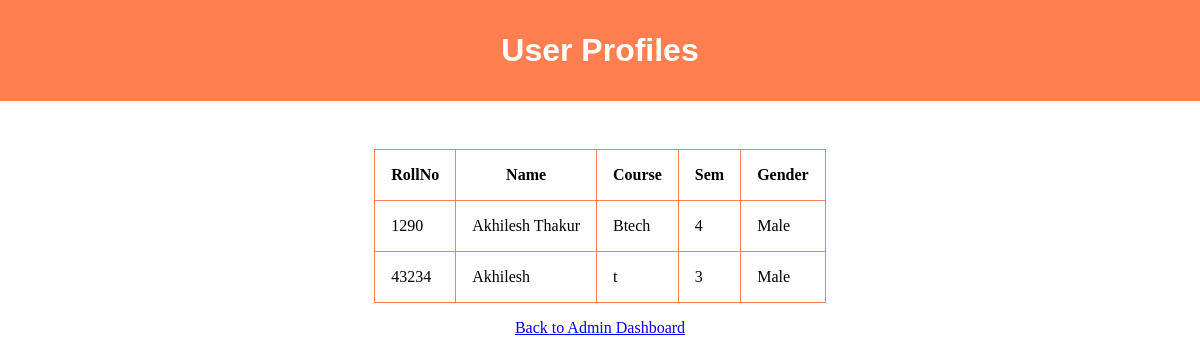
The app's page /admin/userprofiles.php (signed in) with its own data.
### tables this page shows
CREATE TABLE `user` (
  `rollno` int(200) NOT NULL,
  `username` varchar(200) NOT NULL,
  `name` varchar(200) NOT NULL,
  `email` varchar(200) NOT NULL,
  `Course` varchar(200) NOT NULL,
  `pwd` varchar(200) NOT NULL,
  `sem` varchar(200) NOT NULL,
  `gender` varchar(200) NOT NULL
);

### admin/userprofiles.php (the view, shortened to what this page needs)
<!DOCTYPE html>
<html lang="en">
<head>
    <link href="../style/style.css?v=<?php echo time()?>" type="text/css" rel="stylesheet">
</head>
<body>
    <div class="header">
        <h3 class="mainheading">User Profiles</h3>
    </div>
    <?php
        require_once '../database.php';
        $getAllData=mysqli_query($db,"SELECT * FROM `user`");
        ?>
        <table>
            <tr>
                <th>RollNo</th>
                <th>Name</th>
                <th>Course</th>
                <th>Sem</th>
                <th>Gender</th>
            </tr>
        <?php while($row=$getAllData->fetch_assoc()):?>
                <tr>
                    <td><?php echo $row['rollno']?></td>
                    <td><?php echo $row['name']?></td>
                    <td><?php echo $row['Course']?></td>
                    <td><?php echo $row['sem']?></td>
                    <td><?php echo $row['gender']?></td>
                </tr>
        <?php endwhile; ?>
        </table>
        <div class="backto" style="padding: 1rem;">
            <a href="admindashboard.php">Back to Admin Dashboard</a>
        </div>
</body>
</html>

### style/style.css (style rules this page uses)
* { padding: 0; margin: 0; }
.header { background-color: coral; padding: 2rem; }
.mainheading { color: white; font-size: 2rem; text-align: center; font-family: sans-serif; }
.backto { display: block; text-align: center; }
table { margin: 0 auto; border: 1px solid coral; border-collapse: collapse; margin-top: 3rem; }
table td { column-span: none; border: 1px solid coral; padding: 1rem; }
table th { column-span: none; border: 1px solid coral; padding: 1rem; }

### records on screen
user: rollno "1290", name "Akhilesh Thakur", Course "Btech", sem "4", gender "Male"
user: rollno "43234", name "Akhilesh", Course "t", sem "3", gender "Male"
